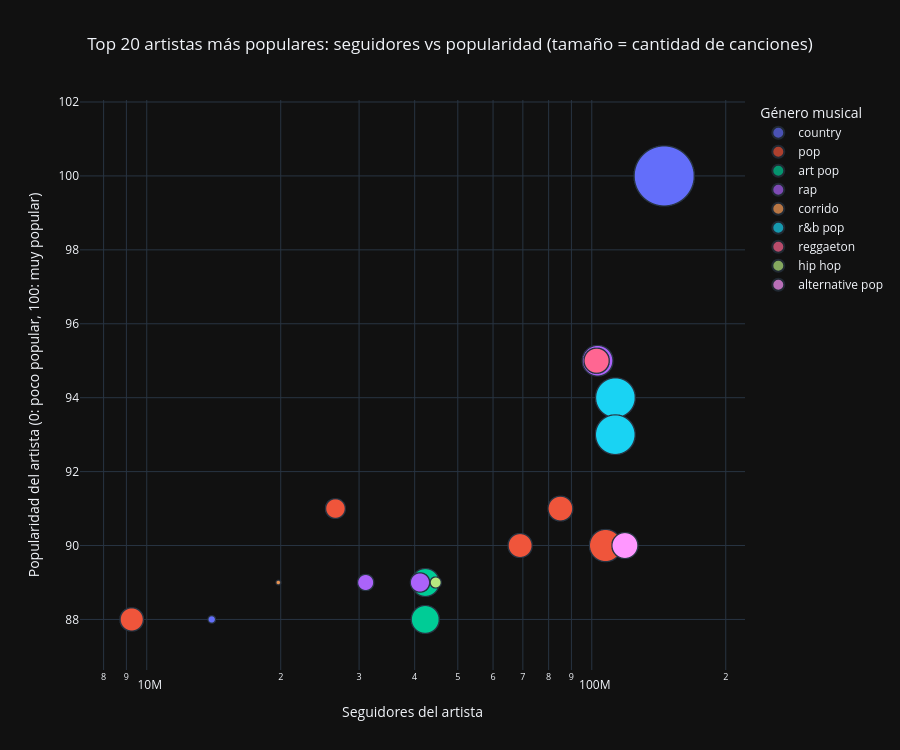

This figure's notebook cell:
### Markdown cell above
### 4.6 ¿Tienen más seguidores los artistas más populares?

Análisis multidimensional de los **20 artistas más populares** de Spotify:

| Dimensión | Variable |
|---|---|
| Eje X | Cantidad de seguidores (escala logarítmica) |
| Eje Y | Popularidad del artista (0–100) |
| Tamaño | Cantidad de canciones en el dataset |
| Color | Género musical principal |

### Code cell
# C.3. Avanzada

# En cuanto a la gráfica avanzada, se elige hacer un scatter plot de los 20 artistas mas populares de Spotify, donde:
# Eje X: Cantidad de seguidores del artista en Spotify
# Eje Y: Popularidad del artista medido principalmente a partir de la cantidad y frecuencia de reproducciones recientes,
#         la popularidad de las canciones principales del artista y métricas de engagement del usuario (guardados, saltos,
#         repeticiones, inclusión en playlists).
# size: Cada punto representa a un artista dentro de los 20 mas populares y el tamaño de la burbuja, representa la cantidad de
#       canciones escuchadas que tiene el artista en la plataforma al momento del dataset.
# Labels: Género muscial de los artistas


# Seleccionar los 20 artistas con mayor popularidad
artist_pop = df[['artist_name', 'artist_popularity']].drop_duplicates()

top20_popular_artists = (
    artist_pop
    .sort_values('artist_popularity', ascending=False)
    .head(20)['artist_name']
)

# Filtrar el dataset para quedarnos solo con esos artistas
df_top20 = df[df['artist_name'].isin(top20_popular_artists)]

# Calcular cuántas canciones tiene cada uno (para usarlo como size)
song_count = (
    df_top20.groupby('artist_name')
            .size()
            .reset_index(name='song_count')
)

# Unir la columna song_count al df_top20
df_top20 = df_top20.merge(song_count, on='artist_name', how='left')

# Agregar main_genre
df_top20['main_genre'] = df_top20['artist_genres'].str.split(',').str[0].fillna('Unknown')
df_top20 = df_top20[df_top20['main_genre'] != 'Unknown']

# Crear el Scatter Plot con size=cantidad de canciones
fig = px.scatter(
    df_top20,
    x='artist_followers',
    y='artist_popularity',
    size='song_count',
    color='main_genre',
    hover_name='artist_name',
    hover_data={
        'song_count': True,
        'track_name': True,
        'track_popularity': True,
        'artist_followers': True,
        'artist_popularity': True,
        'main_genre': True
    },
    title='Top 20 artistas más populares: seguidores vs popularidad (tamaño = cantidad de canciones)',
    labels={
        'artist_followers': 'Seguidores del artista',
        'artist_popularity': 'Popularidad del artista (0: poco popular, 100: muy popular)',
        'main_genre': 'Género musical',
        'song_count': 'Cantidad de canciones'
    },
    size_max=60,
    template='plotly_dark',
    height=750
)

fig.update_layout(
    title_x=0.5,
    legend_title='Género musical',
    xaxis=dict(type='log')
)

fig.show()
fig.write_image("artistas_top20.png")

### Figure 1 — Plotly figure (JSON) as saved in the notebook; plotly's stock layout.template omitted (floating-point values rounded to 4 significant figures; data arrays with more than 128 entries replaced by an {"elided": "..."} marker saying what was removed)
{"data": [{"customdata": {"elided": "329x4 mixed values"}, "hovertemplate": "<b>%{hovertext}</b><br><br>Género musical=%{customdata[3]}<br>Seguidores del artista=%{x}<br>Popularidad del artista (0: poco popular, 100: muy popular)=%{y}<br>Cantidad de canciones=%{customdata[0]}<br>track_name=%{customdata[1]}<br>track_popularity=%{customdata[2]}<extra></extra>", "hovertext": {"elided": "329 str values"}, "legendgroup": "country", "marker": {"color": "#636efa", "size": {"elided": "329 int values"}, "sizemode": "area", "sizeref": 0.09, "symbol": "circle"}, "mode": "markers", "name": "country", "showlegend": true, "type": "scattergl", "x": {"elided": "329 int values"}, "xaxis": "x", "y": {"elided": "329 int values"}, "yaxis": "y"}, {"customdata": {"elided": "283x4 mixed values"}, "hovertemplate": "<b>%{hovertext}</b><br><br>Género musical=%{customdata[3]}<br>Seguidores del artista=%{x}<br>Popularidad del artista (0: poco popular, 100: muy popular)=%{y}<br>Cantidad de canciones=%{customdata[0]}<br>track_name=%{customdata[1]}<br>track_popularity=%{customdata[2]}<extra></extra>", "hovertext": {"elided": "283 str values"}, "legendgroup": "pop", "marker": {"color": "#EF553B", "size": {"elided": "283 int values"}, "sizemode": "area", "sizeref": 0.09, "symbol": "circle"}, "mode": "markers", "name": "pop", "showlegend": true, "type": "scattergl", "x": {"elided": "283 int values"}, "xaxis": "x", "y": {"elided": "283 int values"}, "yaxis": "y"}, {"customdata": {"elided": "70x4 mixed values"}, "hovertemplate": "<b>%{hovertext}</b><br><br>Género musical=%{customdata[3]}<br>Seguidores del artista=%{x}<br>Popularidad del artista (0: poco popular, 100: muy popular)=%{y}<br>Cantidad de canciones=%{customdata[0]}<br>track_name=%{customdata[1]}<br>track_popularity=%{customdata[2]}<extra></extra>", "hovertext": ["Lady Gaga", "Lady Gaga", "Lady Gaga", "Lady Gaga", "Lady Gaga", "Lady Gaga", "Lady Gaga", "Lady Gaga", "Lady Gaga", "Lady Gaga", "Lady Gaga", "Lady Gaga", "Lady Gaga", "Lady Gaga", "Lady Gaga", "Lady Gaga", "Lady Gaga", "Lady Gaga", "Lady Gaga", "Lady Gaga", "Lady Gaga", "Lady Gaga", "Lady Gaga", "Lady Gaga", "Lady Gaga", "Lady Gaga", "Lady Gaga", "Lady Gaga", "Lady Gaga", "Lady Gaga", "Lady Gaga", "Lady Gaga", "Lady Gaga", "Lady Gaga", "Lady Gaga", "Lady Gaga", "Lady Gaga", "Lady Gaga", "Lady Gaga", "Lady Gaga", "Lady Gaga", "Lady Gaga", "Lady Gaga", "Lady Gaga", "Lady Gaga", "Lady Gaga", "Lady Gaga", "Lady Gaga", "Lady Gaga", "Lady Gaga", "Lady Gaga", "Lady Gaga", "Lady Gaga", "Lady Gaga", "Lady Gaga", "Lady Gaga", "Lady Gaga", "Lady Gaga", "Lady Gaga", "Lady Gaga", "Lady Gaga", "Lady Gaga", "Lady Gaga", "Lady Gaga", "Lady Gaga", "Lady Gaga", "Lady Gaga", "Lady Gaga", "Lady Gaga", "Lady Gaga"], "legendgroup": "art pop", "marker": {"color": "#00cc96", "size": [70, 70, 70, 70, 70, 70, 70, 70, 70, 70, 70, 70, 70, 70, 70, 70, 70, 70, 70, 70, 70, 70, 70, 70, 70, 70, 70, 70, 70, 70, 70, 70, 70, 70, 70, 70, 70, 70, 70, 70, 70, 70, 70, 70, 70, 70, 70, 70, 70, 70, 70, 70, 70, 70, 70, 70, 70, 70, 70, 70, 70, 70, 70, 70, 70, 70, 70, 70, 70, 70], "sizemode": "area", "sizeref": 0.09, "symbol": "circle"}, "mode": "markers", "name": "art pop", "showlegend": true, "type": "scattergl", "x": [42237551, 42237551, 42275793, 42256604, 42237551, 42237551, 42256604, 42256604, 42256604, 42237551, 42256604, 42256604, 42275793, 42256604, 42237551, 42275793, 42256604, 42237551, 42275793, 42256604, 42237551, 42256604, 42275793, 42237551, 42275793, 42256604, 42256604, 42237551, 42256604, 42237551, 42237551, 42256604, 42237551, 42275793, 42256604, 42256604, 42237551, 42237551, 42275793, 42256604, 42237551, 42275793, 42256604, 42256604, 42237551, 42256604, 42275793, 42298315, 42237551, 42275793, 42237551, 42275793, 42237551, 42256604, 42256604, 42275793, 42275793, 42275793, 42256604, 42237551, 42237551, 42256604, 42237551, 42275793, 42237551, 42275793, 42256604, 42237551, 42275793, 42237551], "xaxis": "x", "y": [88, 88, 89, 88, 88, 88, 88, 88, 88, 88, 88, 88, 89, 88, 88, 89, 88, 88, 89, 88, 88, 88, 89, 88, 89, 88, 88, 88, 88, 88, 88, 88, 88, 89, 88, 88, 88, 88, 89, 88, 88, 89, 88, 88, 88, 88, 89, 89, 88, 89, 88, 89, 88, 88, 88, 89, 89, 89, 88, 88, 88, 88, 88, 89, 88, 89, 88, 88, 89, 88], "yaxis": "y"}, {"customdata": {"elided": "140x4 mixed values"}, "hovertemplate": "<b>%{hovertext}</b><br><br>Género musical=%{customdata[3]}<br>Seguidores del artista=%{x}<br>Popularidad del artista (0: poco popular, 100: muy popular)=%{y}<br>Cantidad de canciones=%{customdata[0]}<br>track_name=%{customdata[1]}<br>track_popularity=%{customdata[2]}<extra></extra>", "hovertext": {"elided": "140 str values"}, "legendgroup": "rap", "marker": {"color": "#ab63fa", "size": {"elided": "140 int values"}, "sizemode": "area", "sizeref": 0.09, "symbol": "circle"}, "mode": "markers", "name": "rap", "showlegend": true, "type": "scattergl", "x": {"elided": "140 int values"}, "xaxis": "x", "y": {"elided": "140 int values"}, "yaxis": "y"}, {"customdata": [[2, "TU SANCHO", 87, "corrido"], [2, "Marlboro Rojo", 87, "corrido"]], "hovertemplate": "<b>%{hovertext}</b><br><br>Género musical=%{customdata[3]}<br>Seguidores del artista=%{x}<br>Popularidad del artista (0: poco popular, 100: muy popular)=%{y}<br>Cantidad de canciones=%{customdata[0]}<br>track_name=%{customdata[1]}<br>track_popularity=%{customdata[2]}<extra></extra>", "hovertext": ["Fuerza Regida", "Fuerza Regida"], "legendgroup": "corrido", "marker": {"color": "#FFA15A", "size": [2, 2], "sizemode": "area", "sizeref": 0.09, "symbol": "circle"}, "mode": "markers", "name": "corrido", "showlegend": true, "type": "scattergl", "x": [19797218, 19735177], "xaxis": "x", "y": [89, 89], "yaxis": "y"}, {"customdata": {"elided": "141x4 mixed values"}, "hovertemplate": "<b>%{hovertext}</b><br><br>Género musical=%{customdata[3]}<br>Seguidores del artista=%{x}<br>Popularidad del artista (0: poco popular, 100: muy popular)=%{y}<br>Cantidad de canciones=%{customdata[0]}<br>track_name=%{customdata[1]}<br>track_popularity=%{customdata[2]}<extra></extra>", "hovertext": {"elided": "141 str values"}, "legendgroup": "r&b pop", "marker": {"color": "#19d3f3", "size": {"elided": "141 int values"}, "sizemode": "area", "sizeref": 0.09, "symbol": "circle"}, "mode": "markers", "name": "r&b pop", "showlegend": true, "type": "scattergl", "x": {"elided": "141 int values"}, "xaxis": "x", "y": {"elided": "141 int values"}, "yaxis": "y"}, {"customdata": {"elided": "56x4 mixed values"}, "hovertemplate": "<b>%{hovertext}</b><br><br>Género musical=%{customdata[3]}<br>Seguidores del artista=%{x}<br>Popularidad del artista (0: poco popular, 100: muy popular)=%{y}<br>Cantidad de canciones=%{customdata[0]}<br>track_name=%{customdata[1]}<br>track_popularity=%{customdata[2]}<extra></extra>", "hovertext": ["Bad Bunny", "Bad Bunny", "Bad Bunny", "Bad Bunny", "Bad Bunny", "Bad Bunny", "Bad Bunny", "Bad Bunny", "Bad Bunny", "Bad Bunny", "Bad Bunny", "Bad Bunny", "Bad Bunny", "Bad Bunny", "Bad Bunny", "Bad Bunny", "Bad Bunny", "Bad Bunny", "Bad Bunny", "Bad Bunny", "Bad Bunny", "Bad Bunny", "Bad Bunny", "Bad Bunny", "Bad Bunny", "Bad Bunny", "Bad Bunny", "Bad Bunny", "Bad Bunny", "Bad Bunny", "Bad Bunny", "Bad Bunny", "Bad Bunny", "Bad Bunny", "Bad Bunny", "Bad Bunny", "Bad Bunny", "Bad Bunny", "Bad Bunny", "Bad Bunny", "Bad Bunny", "Bad Bunny", "Bad Bunny", "Bad Bunny", "Bad Bunny", "Bad Bunny", "Bad Bunny", "Bad Bunny", "Bad Bunny", "Bad Bunny", "Bad Bunny", "Bad Bunny", "Bad Bunny", "Bad Bunny", "Bad Bunny", "Bad Bunny"], "legendgroup": "reggaeton", "marker": {"color": "#FF6692", "size": [56, 56, 56, 56, 56, 56, 56, 56, 56, 56, 56, 56, 56, 56, 56, 56, 56, 56, 56, 56, 56, 56, 56, 56, 56, 56, 56, 56, 56, 56, 56, 56, 56, 56, 56, 56, 56, 56, 56, 56, 56, 56, 56, 56, 56, 56, 56, 56, 56, 56, 56, 56, 56, 56, 56, 56], "sizemode": "area", "sizeref": 0.09, "symbol": "circle"}, "mode": "markers", "name": "reggaeton", "showlegend": true, "type": "scattergl", "x": [102500980, 102571645, 102536542, 102571645, 102571645, 102500980, 102536542, 102536542, 102500980, 102500980, 102500980, 102500980, 102571645, 102500980, 102500980, 102536542, 102571645, 102500980, 102536542, 102500980, 102536542, 102536542, 102571645, 102500980, 102571645, 102500980, 102500980, 102500980, 102536542, 102500980, 102536542, 102571645, 102500980, 102500980, 102536542, 102610644, 102571645, 102536542, 102536542, 102571645, 102500980, 102610644, 102571645, 102500980, 102536542, 102571645, 102536542, 102571645, 102500980, 102500980, 102500980, 102500980, 102571645, 102571645, 102500980, 102536542], "xaxis": "x", "y": [95, 95, 95, 95, 95, 95, 95, 95, 95, 95, 95, 95, 95, 95, 95, 95, 95, 95, 95, 95, 95, 95, 95, 95, 95, 95, 95, 95, 95, 95, 95, 95, 95, 95, 95, 95, 95, 95, 95, 95, 95, 95, 95, 95, 95, 95, 95, 95, 95, 95, 95, 95, 95, 95, 95, 95], "yaxis": "y"}, {"customdata": [[11, "luther (with sza)", 83, "hip hop"], [11, "squabble up", 80, "hip hop"], [11, "luther (with sza)", 84, "hip hop"], [11, "Not Like Us", 86, "hip hop"], [11, "Die Hard", 2, "hip hop"], [11, "N95", 72, "hip hop"], [11, "All The Stars (with SZA) - From Black Panther: The Album\"\"", 89, "hip hop"], [11, "All The Stars (with SZA) - From Black Panther: The Album\"\"", 60, "hip hop"], [11, "DNA.", 77, "hip hop"], [11, "HUMBLE.", 83, "hip hop"], [11, "LOVE. FEAT. ZACARI.", 82, "hip hop"]], "hovertemplate": "<b>%{hovertext}</b><br><br>Género musical=%{customdata[3]}<br>Seguidores del artista=%{x}<br>Popularidad del artista (0: poco popular, 100: muy popular)=%{y}<br>Cantidad de canciones=%{customdata[0]}<br>track_name=%{customdata[1]}<br>track_popularity=%{customdata[2]}<extra></extra>", "hovertext": ["Kendrick Lamar", "Kendrick Lamar", "Kendrick Lamar", "Kendrick Lamar", "Kendrick Lamar", "Kendrick Lamar", "Kendrick Lamar", "Kendrick Lamar", "Kendrick Lamar", "Kendrick Lamar", "Kendrick Lamar"], "legendgroup": "hip hop", "marker": {"color": "#B6E880", "size": [11, 11, 11, 11, 11, 11, 11, 11, 11, 11, 11], "sizemode": "area", "sizeref": 0.09, "symbol": "circle"}, "mode": "markers", "name": "hip hop", "showlegend": true, "type": "scattergl", "x": [44606446, 44606446, 44592005, 44592005, 44592005, 44592005, 44592005, 44592005, 44577310, 44577310, 44606446], "xaxis": "x", "y": [89, 89, 89, 89, 89, 89, 89, 89, 89, 89, 89], "yaxis": "y"}, {"customdata": {"elided": "61x4 mixed values"}, "hovertemplate": "<b>%{hovertext}</b><br><br>Género musical=%{customdata[3]}<br>Seguidores del artista=%{x}<br>Popularidad del artista (0: poco popular, 100: muy popular)=%{y}<br>Cantidad de canciones=%{customdata[0]}<br>track_name=%{customdata[1]}<br>track_popularity=%{customdata[2]}<extra></extra>", "hovertext": ["Billie Eilish", "Billie Eilish", "Billie Eilish", "Billie Eilish", "Billie Eilish", "Billie Eilish", "Billie Eilish", "Billie Eilish", "Billie Eilish", "Billie Eilish", "Billie Eilish", "Billie Eilish", "Billie Eilish", "Billie Eilish", "Billie Eilish", "Billie Eilish", "Billie Eilish", "Billie Eilish", "Billie Eilish", "Billie Eilish", "Billie Eilish", "Billie Eilish", "Billie Eilish", "Billie Eilish", "Billie Eilish", "Billie Eilish", "Billie Eilish", "Billie Eilish", "Billie Eilish", "Billie Eilish", "Billie Eilish", "Billie Eilish", "Billie Eilish", "Billie Eilish", "Billie Eilish", "Billie Eilish", "Billie Eilish", "Billie Eilish", "Billie Eilish", "Billie Eilish", "Billie Eilish", "Billie Eilish", "Billie Eilish", "Billie Eilish", "Billie Eilish", "Billie Eilish", "Billie Eilish", "Billie Eilish", "Billie Eilish", "Billie Eilish", "Billie Eilish", "Billie Eilish", "Billie Eilish", "Billie Eilish", "Billie Eilish", "Billie Eilish", "Billie Eilish", "Billie Eilish", "Billie Eilish", "Billie Eilish", "Billie Eilish"], "legendgroup": "alternative pop", "marker": {"color": "#FF97FF", "size": [61, 61, 61, 61, 61, 61, 61, 61, 61, 61, 61, 61, 61, 61, 61, 61, 61, 61, 61, 61, 61, 61, 61, 61, 61, 61, 61, 61, 61, 61, 61, 61, 61, 61, 61, 61, 61, 61, 61, 61, 61, 61, 61, 61, 61, 61, 61, 61, 61, 61, 61, 61, 61, 61, 61, 61, 61, 61, 61, 61, 61], "sizemode": "area", "sizeref": 0.09, "symbol": "circle"}, "mode": "markers", "name": "alternative pop", "showlegend": true, "type": "scattergl", "x": [118692183, 118692183, 118692183, 118692183, 118728633, 118760311, 118728633, 118692183, 118692183, 118692183, 118692183, 118728633, 118797451, 118692183, 118728633, 118692183, 118728633, 118728633, 118728633, 118692183, 118760311, 118728633, 118692183, 118728633, 118692183, 118692183, 118728633, 118728633, 118692183, 118692183, 118728633, 118692183, 118692183, 118692183, 118692183, 118728633, 118692183, 118728633, 118692183, 118692183, 118692183, 118760311, 118692183, 118728633, 118692183, 118692183, 118692183, 118760311, 118692183, 118692183, 118692183, 118760311, 118692183, 118728633, 118692183, 118760311, 118692183, 118728633, 118760311, 118692183, 118692183], "xaxis": "x", "y": [90, 90, 90, 90, 90, 90, 90, 90, 90, 90, 90, 90, 90, 90, 90, 90, 90, 90, 90, 90, 90, 90, 90, 90, 90, 90, 90, 90, 90, 90, 90, 90, 90, 90, 90, 90, 90, 90, 90, 90, 90, 90, 90, 90, 90, 90, 90, 90, 90, 90, 90, 90, 90, 90, 90, 90, 90, 90, 90, 90, 90], "yaxis": "y"}], "layout": {"height": 750, "legend": {"itemsizing": "constant", "title": {"text": "Género musical"}, "tracegroupgap": 0}, "title": {"text": "Top 20 artistas más populares: seguidores vs popularidad (tamaño = cantidad de canciones)", "x": 0.5}, "xaxis": {"anchor": "y", "domain": [0, 1], "title": {"text": "Seguidores del artista"}, "type": "log"}, "yaxis": {"anchor": "x", "domain": [0, 1], "title": {"text": "Popularidad del artista (0: poco popular, 100: muy popular)"}}}}
